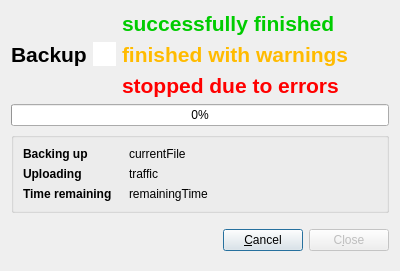
<ui version="4.0" >
 <class>BackupProgressDialog</class>
 <widget class="QDialog" name="BackupProgressDialog" >
  <property name="windowModality" >
   <enum>Qt::ApplicationModal</enum>
  </property>
  <property name="geometry" >
   <rect>
    <x>0</x>
    <y>0</y>
    <width>400</width>
    <height>271</height>
   </rect>
  </property>
  <property name="windowTitle" >
   <string>Dialog</string>
  </property>
  <layout class="QVBoxLayout" >
   <item>
    <layout class="QHBoxLayout" >
     <item>
      <widget class="QLabel" name="labelTitle" >
       <property name="sizePolicy" >
        <sizepolicy vsizetype="Minimum" hsizetype="Minimum" >
         <horstretch>0</horstretch>
         <verstretch>0</verstretch>
        </sizepolicy>
       </property>
       <property name="font" >
        <font>
         <pointsize>16</pointsize>
         <weight>75</weight>
         <bold>true</bold>
        </font>
       </property>
       <property name="text" >
        <string>Backup</string>
       </property>
       <property name="textFormat" >
        <enum>Qt::AutoText</enum>
       </property>
       <property name="Color" stdset="0" >
        <color>
         <red>192</red>
         <green>0</green>
         <blue>255</blue>
        </color>
       </property>
      </widget>
     </item>
     <item>
      <widget class="QGraphicsView" name="graphics_statusIcon" >
       <property name="sizePolicy" >
        <sizepolicy vsizetype="Fixed" hsizetype="Fixed" >
         <horstretch>0</horstretch>
         <verstretch>0</verstretch>
        </sizepolicy>
       </property>
       <property name="minimumSize" >
        <size>
         <width>16</width>
         <height>16</height>
        </size>
       </property>
       <property name="maximumSize" >
        <size>
         <width>24</width>
         <height>24</height>
        </size>
       </property>
       <property name="baseSize" >
        <size>
         <width>0</width>
         <height>0</height>
        </size>
       </property>
       <property name="frameShape" >
        <enum>QFrame::NoFrame</enum>
       </property>
       <property name="frameShadow" >
        <enum>QFrame::Plain</enum>
       </property>
      </widget>
     </item>
     <item>
      <layout class="QVBoxLayout" >
       <item>
        <widget class="QLabel" name="label_status_success" >
         <property name="font" >
          <font>
           <pointsize>16</pointsize>
           <weight>75</weight>
           <bold>true</bold>
          </font>
         </property>
         <property name="styleSheet" >
          <string notr="true" />
         </property>
         <property name="text" >
          <string>&lt;font color="#00CC00">successfully finished&lt;/font></string>
         </property>
        </widget>
       </item>
       <item>
        <widget class="QLabel" name="label_status_warning" >
         <property name="font" >
          <font>
           <pointsize>16</pointsize>
           <weight>75</weight>
           <bold>true</bold>
          </font>
         </property>
         <property name="frameShape" >
          <enum>QFrame::NoFrame</enum>
         </property>
         <property name="text" >
          <string>&lt;font color="#FFBB00">finished with warnings&lt;/font></string>
         </property>
        </widget>
       </item>
       <item>
        <widget class="QLabel" name="label_status_error" >
         <property name="font" >
          <font>
           <pointsize>16</pointsize>
           <weight>75</weight>
           <bold>true</bold>
          </font>
         </property>
         <property name="text" >
          <string>&lt;font color="#FF0000">stopped due to errors&lt;/font></string>
         </property>
         <property name="textFormat" >
          <enum>Qt::AutoText</enum>
         </property>
        </widget>
       </item>
      </layout>
     </item>
     <item>
      <spacer>
       <property name="orientation" >
        <enum>Qt::Horizontal</enum>
       </property>
       <property name="sizeHint" stdset="0" >
        <size>
         <width>40</width>
         <height>20</height>
        </size>
       </property>
      </spacer>
     </item>
    </layout>
   </item>
   <item>
    <widget class="QProgressBar" name="progressBar" >
     <property name="value" >
      <number>0</number>
     </property>
    </widget>
   </item>
   <item>
    <widget class="QGroupBox" name="groupBox" >
     <property name="sizePolicy" >
      <sizepolicy vsizetype="Minimum" hsizetype="Expanding" >
       <horstretch>0</horstretch>
       <verstretch>0</verstretch>
      </sizepolicy>
     </property>
     <property name="title" >
      <string/>
     </property>
     <layout class="QGridLayout" >
      <property name="verticalSpacing" >
       <number>6</number>
      </property>
      <item row="0" column="0" >
       <widget class="QLabel" name="labelText_BackingUp" >
        <property name="minimumSize" >
         <size>
          <width>100</width>
          <height>0</height>
         </size>
        </property>
        <property name="font" >
         <font>
          <weight>75</weight>
          <bold>true</bold>
         </font>
        </property>
        <property name="text" >
         <string>Backing up</string>
        </property>
       </widget>
      </item>
      <item row="0" column="1" >
       <widget class="QLabel" name="label_currentFile" >
        <property name="text" >
         <string>currentFile</string>
        </property>
       </widget>
      </item>
      <item row="1" column="0" >
       <widget class="QLabel" name="labelText_Uploading" >
        <property name="font" >
         <font>
          <weight>75</weight>
          <bold>true</bold>
         </font>
        </property>
        <property name="text" >
         <string>Uploading</string>
        </property>
       </widget>
      </item>
      <item row="2" column="0" >
       <widget class="QLabel" name="labelText_remainingTime" >
        <property name="font" >
         <font>
          <weight>75</weight>
          <bold>true</bold>
         </font>
        </property>
        <property name="text" >
         <string>Time remaining</string>
        </property>
       </widget>
      </item>
      <item row="2" column="1" >
       <widget class="QLabel" name="label_remainingTime" >
        <property name="text" >
         <string>remainingTime</string>
        </property>
       </widget>
      </item>
      <item rowspan="3" row="0" column="2" >
       <spacer>
        <property name="orientation" >
         <enum>Qt::Horizontal</enum>
        </property>
        <property name="sizeHint" stdset="0" >
         <size>
          <width>40</width>
          <height>20</height>
         </size>
        </property>
       </spacer>
      </item>
      <item row="1" column="1" >
       <widget class="QLabel" name="label_trafic" >
        <property name="text" >
         <string>traffic</string>
        </property>
       </widget>
      </item>
     </layout>
    </widget>
   </item>
   <item>
    <spacer>
     <property name="orientation" >
      <enum>Qt::Vertical</enum>
     </property>
     <property name="sizeHint" stdset="0" >
      <size>
       <width>20</width>
       <height>40</height>
      </size>
     </property>
    </spacer>
   </item>
   <item>
    <layout class="QHBoxLayout" >
     <item>
      <spacer>
       <property name="orientation" >
        <enum>Qt::Horizontal</enum>
       </property>
       <property name="sizeHint" stdset="0" >
        <size>
         <width>20</width>
         <height>40</height>
        </size>
       </property>
      </spacer>
     </item>
     <item>
      <widget class="QPushButton" name="btnCancel" >
       <property name="enabled" >
        <bool>true</bool>
       </property>
       <property name="text" >
        <string>&amp;Cancel</string>
       </property>
      </widget>
     </item>
     <item>
      <widget class="QPushButton" name="btnClose" >
       <property name="enabled" >
        <bool>false</bool>
       </property>
       <property name="text" >
        <string>C&amp;lose</string>
       </property>
      </widget>
     </item>
    </layout>
   </item>
  </layout>
 </widget>
 <resources/>
 <connections>
  <connection>
   <sender>btnClose</sender>
   <signal>clicked()</signal>
   <receiver>OutputDialog</receiver>
   <slot>close()</slot>
   <hints>
    <hint type="sourcelabel" >
     <x>20</x>
     <y>20</y>
    </hint>
    <hint type="destinationlabel" >
     <x>20</x>
     <y>20</y>
    </hint>
   </hints>
  </connection>
 </connections>
</ui>
